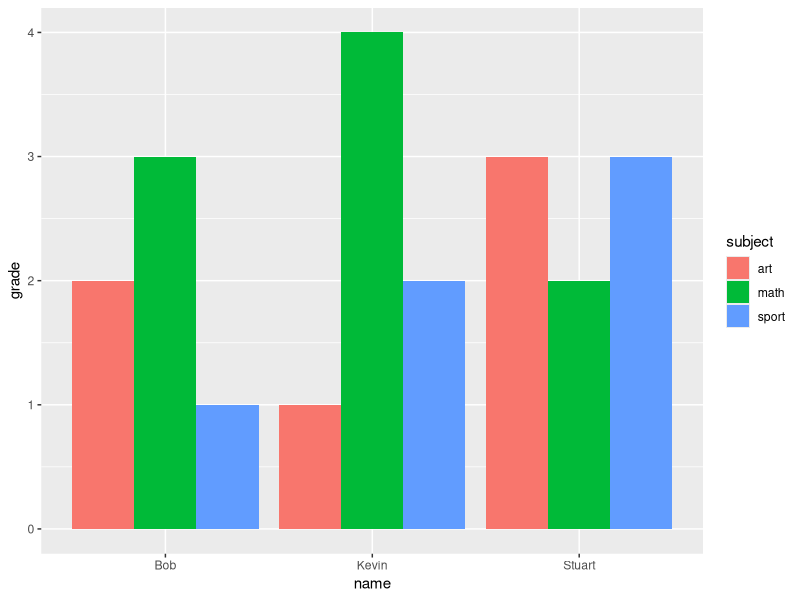

The R source for this figure:
## ---- chunk 1
knitr::opts_chunk$set(echo = TRUE)
## ---- chunk 2
suppressPackageStartupMessages(library(dplyr))
suppressPackageStartupMessages(library(tidyr))
## ---- chunk 3
school_wide <- data.frame(name = c("Stuart", "Bob", "Kevin"),
             math = c(2, 3, 4),
             sport = c(3, 1, 2),
             art = c(3, 2, 1))
school_wide
## ---- chunk 4
school_tidy <- school_wide %>%
  gather(key = "subject", value = "grade", 2:4)
school_tidy
## ---- chunk 5
school_tidy %>%
  spread(key = "subject", value = "grade")
## ---- chunk 6
mean(school_wide$math)
mean(school_wide$sport)
## ---- chunk 7
school_tidy %>% 
  group_by(subject) %>%
  summarise(mean_grade = mean(grade))
## ---- chunk 8
library(ggplot2)
g <- ggplot(data = school_tidy, 
            mapping = aes(name, grade, fill = subject))
g <- g + geom_bar(stat = "identity", position = "dodge")
g
